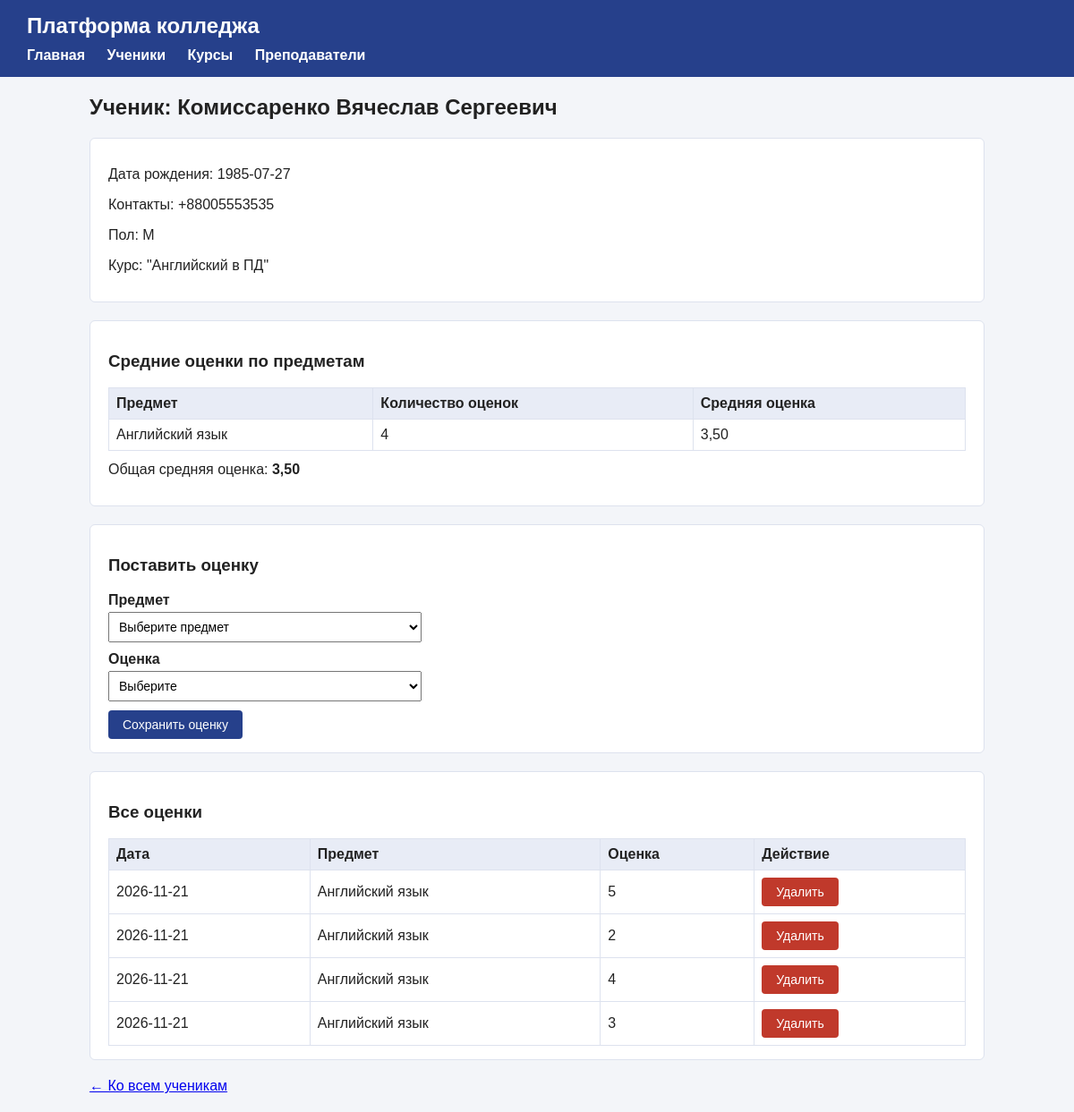
The page /student.php?id=1 on the database its author committed.
### tables this page shows
CREATE TABLE students (
    id INTEGER PRIMARY KEY AUTOINCREMENT,
    fio TEXT NOT NULL,
    birth_date TEXT NOT NULL,
    contacts TEXT,
    gender TEXT NOT NULL,
    course_id INTEGER REFERENCES courses(id) ON DELETE SET NULL
);

CREATE TABLE courses (
    id INTEGER PRIMARY KEY AUTOINCREMENT,
    name TEXT NOT NULL,
    start_date TEXT NOT NULL,
    actual_date TEXT NOT NULL
);

### db.php (called while the page is built, shortened)
<?php
function h($text)
{
    return htmlspecialchars((string) $text, ENT_QUOTES, 'UTF-8');
}
function show_average($value)
{
    return number_format($value, 2, ',', '');
}

### student.php (the view, shortened to what this page needs)
<?php
require 'db.php';
$student_id = $_GET['id'] ?? 0;
$stmt = $db->prepare('SELECT students.*, courses.name AS course_name
    FROM students
    LEFT JOIN courses ON courses.id = students.course_id
    WHERE students.id = ?');
$stmt->execute([$student_id]);
$student = $stmt->fetch(PDO::FETCH_ASSOC);
$course_id = $student['course_id'];
$subject_averages = [];
$grades_list = [];
$total_average = null;
if ($course_id != null) {
    $stmt = $db->prepare('SELECT subjects.id, subjects.name, AVG(grades.grade) AS average, COUNT(grades.id) AS grades_count
        FROM subjects
        LEFT JOIN grades ON grades.subject_id = subjects.id AND grades.student_id = ?
        WHERE subjects.course_id = ?
        GROUP BY subjects.id
        ORDER BY subjects.name');
    $stmt->execute([$student_id, $course_id]);
    $subject_averages = $stmt->fetchAll(PDO::FETCH_ASSOC);
    $stmt = $db->prepare('SELECT AVG(grades.grade)
        FROM grades
        JOIN subjects ON subjects.id = grades.subject_id
        WHERE grades.student_id = ? AND subjects.course_id = ?');
    $stmt->execute([$student_id, $course_id]);
    $total_average = $stmt->fetchColumn();
    $stmt = $db->prepare('SELECT grades.id, grades.grade, grades.grade_date, subjects.name
        FROM grades
        JOIN subjects ON subjects.id = grades.subject_id
        WHERE grades.student_id = ? AND subjects.course_id = ?
        ORDER BY grades.id DESC');
    $stmt->execute([$student_id, $course_id]);
    $grades_list = $stmt->fetchAll(PDO::FETCH_ASSOC);
}
require 'header.php';
?>
<h2>Ученик: <?php echo h($student['fio']); ?></h2>
<section class="box">
    <p>Дата рождения: <?php echo h($student['birth_date']); ?></p>
    <p>Контакты: <?php echo h($student['contacts']); ?></p>
    <p>Пол: <?php echo h($student['gender']); ?></p>
    <p>
        Курс:
        <?php
        if ($student['course_name'] == null) {
            echo 'не зачислен';
        } else {
            echo h($student['course_name']);
        }
        ?>
    </p>
</section>
<?php if ($course_id == null) { ?>
    <p class="message error">Ученик не зачислен на курс, поэтому оценок пока нет. Зачислить можно на странице курса.</p>
<?php } else { ?>
    <section class="box">
        <h3>Средние оценки по предметам</h3>
        <?php if (count($subject_averages) == 0) { ?>
            <p>У курса пока нет предметов.</p>
        <?php } else { ?>
            <table>
                <tr>
                    <th>Предмет</th>
                    <th>Количество оценок</th>
                    <th>Средняя оценка</th>
                </tr>
                <?php foreach ($subject_averages as $row) { ?>
                    <tr>
                        <td><?php echo h($row['name']); ?></td>
                        <td><?php echo $row['grades_count']; ?></td>
                        <td><?php echo show_average($row['average']); ?></td>
                    </tr>
                <?php } ?>
            </table>
            <p class="total">Общая средняя оценка: <b><?php echo show_average($total_average); ?></b></p>
        <?php } ?>
    </section>
    <?php if (count($subject_averages) > 0) { ?>
        <section class="box">
            <h3>Поставить оценку</h3>
            <form method="post">
                <label>Предмет
                    <select name="subject_id" required>
                        <option value="">Выберите предмет</option>
                    </select>
                </label>
                <label>Оценка
                    <select name="grade" required>
                        <option value="">Выберите</option>
                    </select>
                </label>
                <button type="submit">Сохранить оценку</button>
            </form>
        </section>
    <?php } ?>
    <?php if (count($grades_list) > 0) { ?>
        <section class="box">
            <h3>Все оценки</h3>
            <table>
                <tr>
                    <th>Дата</th>
                    <th>Предмет</th>
                    <th>Оценка</th>
                    <th>Действие</th>
                </tr>
                <?php foreach ($grades_list as $item) { ?>
                    <tr>
                        <td><?php echo h($item['grade_date']); ?></td>
                        <td><?php echo h($item['name']); ?></td>
                        <td><?php echo $item['grade']; ?></td>
                        <td>
                            <form method="post" class="inline">
                                <button type="submit" class="danger">Удалить</button>
                            </form>
                        </td>
                    </tr>
                <?php } ?>
            </table>
        </section>
    <?php } ?>
<?php } ?>
<p><a href="students.php">&larr; Ко всем ученикам</a></p>
<?php require 'footer.php'; ?>

### style.css (style rules this page uses)
body { margin: 0; font-family: Arial, sans-serif; background: #f3f5f9; color: #222; }
.box { background: white; padding: 15px 20px; margin-bottom: 20px; border-radius: 6px; border: 1px solid #dde2ee; }
form label { display: block; margin-bottom: 10px; font-weight: bold; }
form input, form select { display: block; width: 100%; max-width: 350px; padding: 7px; margin-top: 4px; font-size: 14px; box-sizing: border-box; }
button { background: #26408b; color: white; border: none; padding: 8px 16px; border-radius: 4px; font-size: 14px; cursor: pointer; }
button.danger { background: #c0392b; }
form.inline { display: inline; }
table { width: 100%; border-collapse: collapse; }
th, td { border: 1px solid #dde2ee; padding: 8px; text-align: left; }
th { background: #e8ecf6; }
.total { margin-top: 12px; }

### rows shown on the page
students: fio "Комиссаренко Вячеслав Сергеевич", birth_date "1985-07-27", contacts "+88005553535", gender "М", course.name "\"Английский в ПД\""

### other values the page prints
$row['name'] "Английский язык"
$row['grades_count'] "4"
show_average($row['average']) "3,50"
show_average($total_average) "3,50"
$item['grade_date'] "2026-11-21"
$item['name'] "Английский язык"
$item['grade'] "5"
$item['grade'] "2"
$item['grade'] "4"
$item['grade'] "3"
